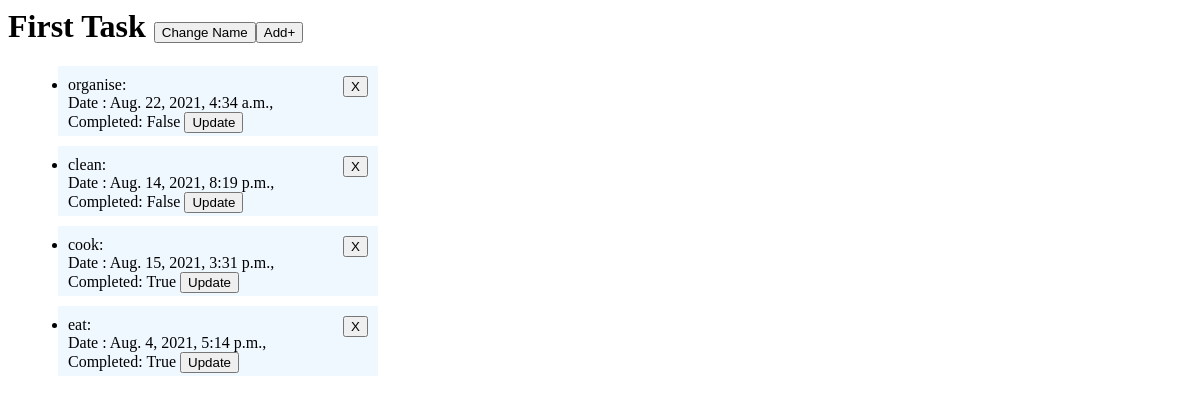
Page /todo/2/ on the earlier database version.
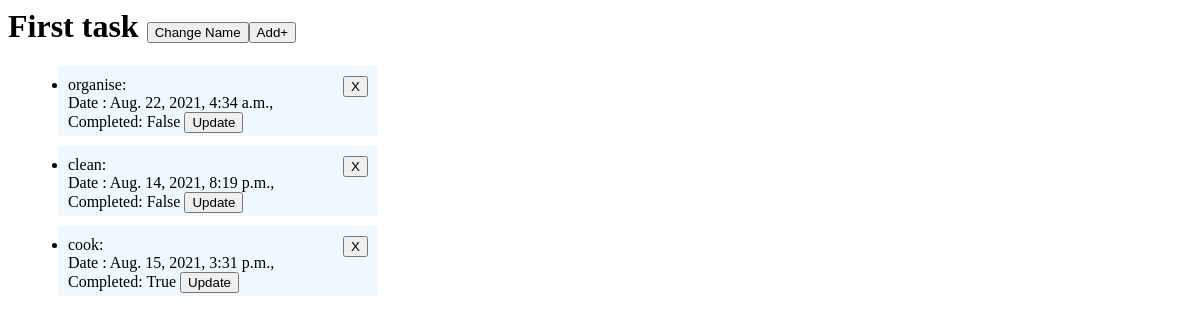
Same page on the later database version.
### todo/models.py (models this page shows, shortened)
class TodoList(models.Model) :
    list_name = models.CharField(max_length=100 , validators=[MinLengthValidator(1)])

class TodoItem(models.Model) :
    title = models.CharField(max_length=100, blank=False)
    checked = models.BooleanField(default=False)
    due_date = models.DateTimeField()
    todo_list = models.ForeignKey(to = TodoList, on_delete=models.CASCADE)

### todo/views.py (the view)
# urls.py: path('<int:list_id>/' , detail , name= 'list_detail'),
def detail(request, list_id):
    try:
        todolist = TodoList.objects.get(id=list_id)
    except TodoList.DoesNotExist:
        raise Http404("this list does not exist")
    items_list = TodoItem.objects.filter(todo_list = todolist)
    context = {
        'todolists' : todolist ,
        'items_list' : items_list
    }
    return render(request, 'todo/detail.html' , context)

### todo/templates/todo/detail.html
<h1>{{todolists.list_name}} <a href="{% url 'todo:list_name' list_id=todolists.id %}"><button> Change Name </button></a><a href="{% url 'todo:list_update' list_id=todolists.id title=None %}"><button> Add+ </button></a></h1>
<ul>
    {% for item in items_list %}
    <div style="height: 50; width : 300; display:flex; justify-content: space-between; background-color: aliceblue; margin: 10; padding: 10;">
        <div><li>{{item.title}}: <br> Date : {{item.due_date}}, <br> Completed: {{item.checked}}
            <a href="{% url 'todo:list_update' list_id=todolists.id title=item.title %}"><button> Update </button></a>
    </li></div>
        <div><a href="/todo/{{todolists.id}}/{{item.title}}/delete"><button> X </button></a></div>
    </div>
    {% endfor %}
</ul>

Differences in the rows shown:
removed TodoItem: title "eat", due_date "Aug. 4, 2021, 5:14 p.m.", checked "True"
changed TodoList: list_name "First Task" → "First task"
